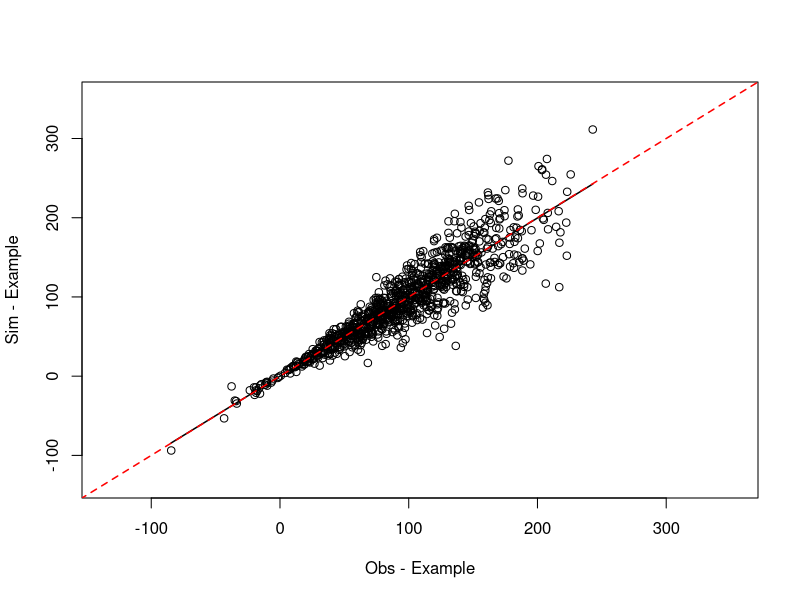

Source code (R):
mperf     = function(sim,obs,vnam,dchart,outidx){
  
  #--------------------------------------------------#
  #------------- Performance function ---------------#
  #--- Compute statistical indexes of performance ---#
  #--------------------------------------------------#
  #
  # Decription:
  # sim     - Simulated values          [Real]
  # obs     - Observed values           [Real]
  # vnam    - Name of variable          [String]
  # dchart  - Display Chart?            [T or F]
  # outidx  - Output peformance indexes [List]
  #
  # Murilo Vianna - Jun 2018
  #--------------------------------------------------#

  #--- Check Input data
  sim = as.numeric(sim)
  obs = as.numeric(obs)
  
  if(length(sim) != length(obs)){stop("Vector length of Simulated and Observed do not match.")}
  if(length(sim[is.na(sim)]) > 0 |  length(obs[is.na(obs)]) > 0){
    
    #--- remove NA values
    df_so = na.omit(data.frame(sim,obs))
    sim = df_so$sim
    obs = df_so$obs
    warning("NA values ignored in Simulated or Observed data")
  }
  
  #--- Statistical indexes
  fit   = lm(sim~obs)
  bias  = (1/length(obs)) * sum(sim-obs)
  mse   = (1/length(obs)) * sum((sim-obs)^2)
  rmse  = sqrt(mse)
  mae   = (1/length(obs)) * sum(abs(sim-obs))
  rrmse = rmse / mean(obs)
  rmae  = (1/length(obs[obs>0])) * sum(abs(sim[obs>0]-obs[obs>0])/abs(obs[obs>0]))
  ef    = 1 - (sum((sim-obs)^2) / sum((obs-mean(obs))^2))
  r     = sum((obs-mean(obs))*(sim-mean(sim)))/sqrt(sum((obs-mean(obs))^2)*sum((sim-mean(sim))^2))
  r2    = r^2
  d     = 1 - (sum((sim-obs)^2) / sum((abs(sim-mean(obs))+abs(obs-mean(obs)))^2))
  if(length(unique(sim)) > 1){
    a     = summary(fit)$coefficients["(Intercept)","Estimate"]
    b     = summary(fit)$coefficients["obs","Estimate"]
  }
  
  if(dchart){
    #--- Chart Sim ~ Obs
    varlab = vnam 
    
    mindt = min(obs,sim)
    maxdt = max(obs,sim)
    #--- Ploting limits 
    pllim = c(mindt-0.1*(maxdt-mindt),maxdt+0.1*(maxdt-mindt))
    xx = seq(min(obs),max(obs),length = (max(obs)-min(obs))*1000)
    #z = summary(fit)
    
    plot(sim~obs,
         ylab = paste("Sim - ",varlab,sep = ""),
         xlab = paste("Obs - ",varlab,sep = ""),
         ylim = pllim,
         xlim = pllim)
    
    lines(xx, predict(fit, data.frame(obs=xx)),
          col = "black",
          lty = 1,
          lwd = 1.5)
    
    l11 = seq(pllim[1]-0.5*(maxdt-mindt), pllim[2] + 0.5 * (maxdt-mindt),length = 1000)
    
    lines(l11*1~l11,
          col = "red",
          lty = 2,
          lwd = 1.5)
  }
  
  
  perf = data.frame(model = vnam,
                    bias,
                    mse,
                    rmse,
                    mae,
                    rrmse,
                    rmae,
                    ef,
                    r,
                    r2,
                    d)
  
  return(perf[,c("model",outidx)])
  
}

#--- Usage Example:

#--- For a the given observed and simulated values
obs = rnorm(1000,100,50)
sim = obs * rnorm(1000,1,0.2)

#--- Compute performance for "Example" ("rmse" "bias" and "r2"), plot chart = T, 
performance = mperf(sim,obs,"Example",T,c("rmse","bias","r2"))

performance

